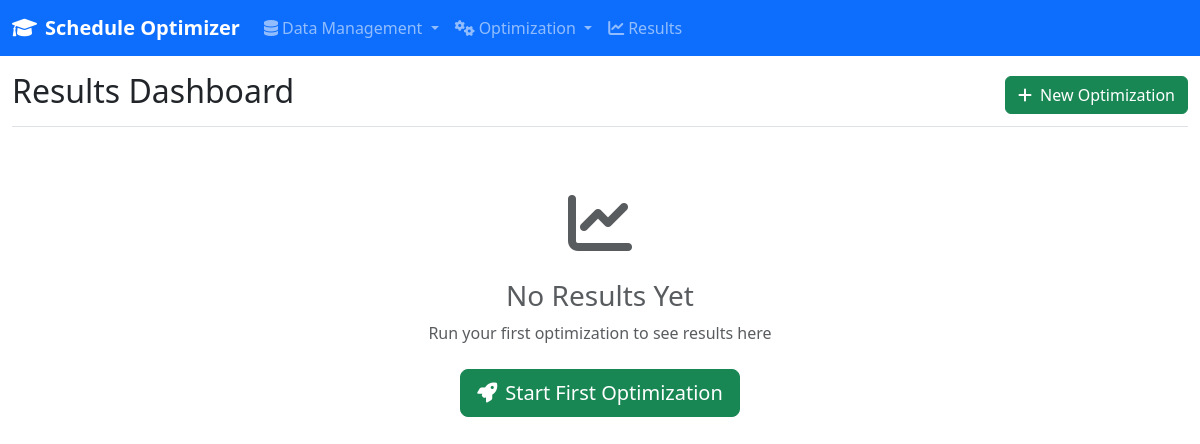
Before: /results/ with the older database file.
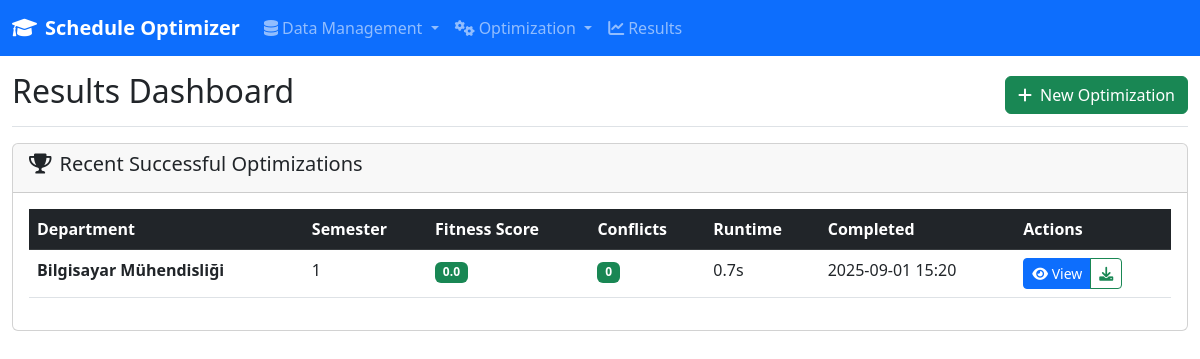
After: the same page with the newer database file.
### models/database.py (models this page shows, shortened)
class OptimizationRun(db.Model):
    __tablename__ = 'optimization_runs'
    id = db.Column(db.Integer, primary_key=True)
    session_id = db.Column(db.String(50), nullable=False, unique=True)
    department_id = db.Column(db.Integer, db.ForeignKey('departments.id'), nullable=False)
    semester = db.Column(db.Integer, nullable=False)  # 1=Güz, 2=Bahar
    academic_year = db.Column(db.String(9), nullable=False)  # 2023-2024
    parameters = db.Column(JSON, nullable=False)
    constraints = db.Column(JSON, nullable=True)  # Ek kısıtlamalar
    objectives = db.Column(JSON, nullable=True)  # Optimizasyon hedefleri
    status = db.Column(db.String(20), nullable=False, default='initialized')
    progress = db.Column(JSON, nullable=True)
    results = db.Column(JSON, nullable=True)
    fitness_score = db.Column(db.Float, nullable=True)
    conflicts_count = db.Column(db.Integer, nullable=True)
    room_utilization = db.Column(db.Float, nullable=True)
    instructor_balance = db.Column(db.Float, nullable=True)
    student_satisfaction = db.Column(db.Float, nullable=True)
    runtime_seconds = db.Column(db.Float, nullable=True)
    memory_usage_mb = db.Column(db.Float, nullable=True)
    created_by = db.Column(db.String(200), nullable=True)  # Kullanıcı bilgisi
    created_at = db.Column(db.DateTime, default=datetime.utcnow)
    completed_at = db.Column(db.DateTime, nullable=True)
    department = db.relationship('Department', backref='optimization_runs', lazy=True)
    schedules = db.relationship('Schedule', backref='optimization_run', lazy=True, cascade='all, delete-orphan')

class Department(db.Model):
    __tablename__ = 'departments'
    id = db.Column(db.Integer, primary_key=True)
    name = db.Column(db.String(200), nullable=False, unique=True)
    code = db.Column(db.String(10), nullable=False, unique=True)  # Bölüm kodu (CS, EE, etc.)
    num_grades = db.Column(db.Integer, nullable=False)
    head_of_department = db.Column(db.String(200), nullable=True)  # Bölüm başkanı
    building = db.Column(db.String(100), nullable=True)  # Ana bina
    floor = db.Column(db.Integer, nullable=True)  # Ana kat
    phone = db.Column(db.String(20), nullable=True)
    email = db.Column(db.String(200), nullable=True)
    is_active = db.Column(db.Boolean, default=True)
    created_at = db.Column(db.DateTime, default=datetime.utcnow)
    updated_at = db.Column(db.DateTime, default=datetime.utcnow, onupdate=datetime.utcnow)
    lessons = db.relationship('Lesson', backref='department_ref', lazy=True, cascade='all, delete-orphan')
    instructors = db.relationship('Instructor', backref='department_ref', lazy=True, cascade='all, delete-orphan')

### routes/results.py (the view)
@results_bp.route('/')
def index():
    recent_runs = OptimizationRun.query.filter_by(status='completed').order_by(
        OptimizationRun.completed_at.desc()
    ).limit(10).all()
    return render_template('results/index.html', recent_runs=recent_runs)

### templates/results/index.html (shortened to what this page needs)
{% extends "base.html" %}
{% block content %}
<div class="col-12">
    <div class="d-flex justify-content-between flex-wrap flex-md-nowrap align-items-center pt-3 pb-2 mb-3 border-bottom">
        <h1 class="h2">Results Dashboard</h1>
        <a href="{{ url_for('optimization.configure') }}" class="btn btn-success">
            <i class="fas fa-plus me-2"></i>New Optimization
        </a>
    </div>
    {% if recent_runs %}
        <div class="card">
            <div class="card-header">
                <h5><i class="fas fa-trophy me-2"></i>Recent Successful Optimizations</h5>
            </div>
            <div class="card-body">
                <div class="table-responsive">
                    <table class="table table-hover">
                        <thead class="table-dark">
                            <tr>
                                <th>Department</th>
                                <th>Semester</th>
                                <th>Fitness Score</th>
                                <th>Conflicts</th>
                                <th>Runtime</th>
                                <th>Completed</th>
                                <th>Actions</th>
                            </tr>
                        </thead>
                        <tbody>
                            {% for run in recent_runs %}
                            <tr>
                                <td><strong>{{ run.department.name }}</strong></td>
                                <td>{{ run.semester }}</td>
                                <td>
                                    <span class="badge bg-success">{{ run.fitness_score|round }}</span>
                                </td>
                                <td>
                                    {% if run.conflicts_count == 0 %}
                                        <span class="badge bg-success">{{ run.conflicts_count }}</span>
                                    {% else %}
                                        <span class="badge bg-warning">{{ run.conflicts_count }}</span>
                                    {% endif %}
                                </td>
                                <td>{{ run.runtime_seconds|round(1) }}s</td>
                                <td>{{ run.completed_at.strftime('%Y-%m-%d %H:%M') }}</td>
                                <td>
                                    <div class="btn-group btn-group-sm">
                                        <a href="{{ url_for('results.view', run_id=run.id) }}"
                                           class="btn btn-primary">
                                            <i class="fas fa-eye"></i> View
                                        </a>
                                        <a href="{{ url_for('results.export', run_id=run.id) }}"
                                           class="btn btn-outline-success">
                                            <i class="fas fa-download"></i>
                                        </a>
                                    </div>
                                </td>
                            </tr>
                            {% endfor %}
                        </tbody>
                    </table>
                </div>
            </div>
        </div>
    {% else %}
        <div class="text-center py-5">
            <i class="fas fa-chart-line fa-4x text-muted mb-4"></i>
            <h3 class="text-muted">No Results Yet</h3>
            <p class="text-muted mb-4">Run your first optimization to see results here</p>
            <a href="{{ url_for('optimization.configure') }}" class="btn btn-success btn-lg">
                <i class="fas fa-rocket me-2"></i>Start First Optimization
            </a>
        </div>
    {% endif %}
</div>
{% endblock %}

Changed rows visible on the page:
added OptimizationRun: department.name "Bilgisayar Mühendisliği", semester "1", fitness_score "0.0", conflicts_count "0", runtime_seconds "0.7", completed_at "2025-09-01 15:20"
Other visible differences:
text no longer shown: "No Results Yet Run your first optimization to see results here Start First Optimization"
text now shown: "Recent Successful Optimizations Department Semester Fitness Score Conflicts Runtime Completed Actions"
